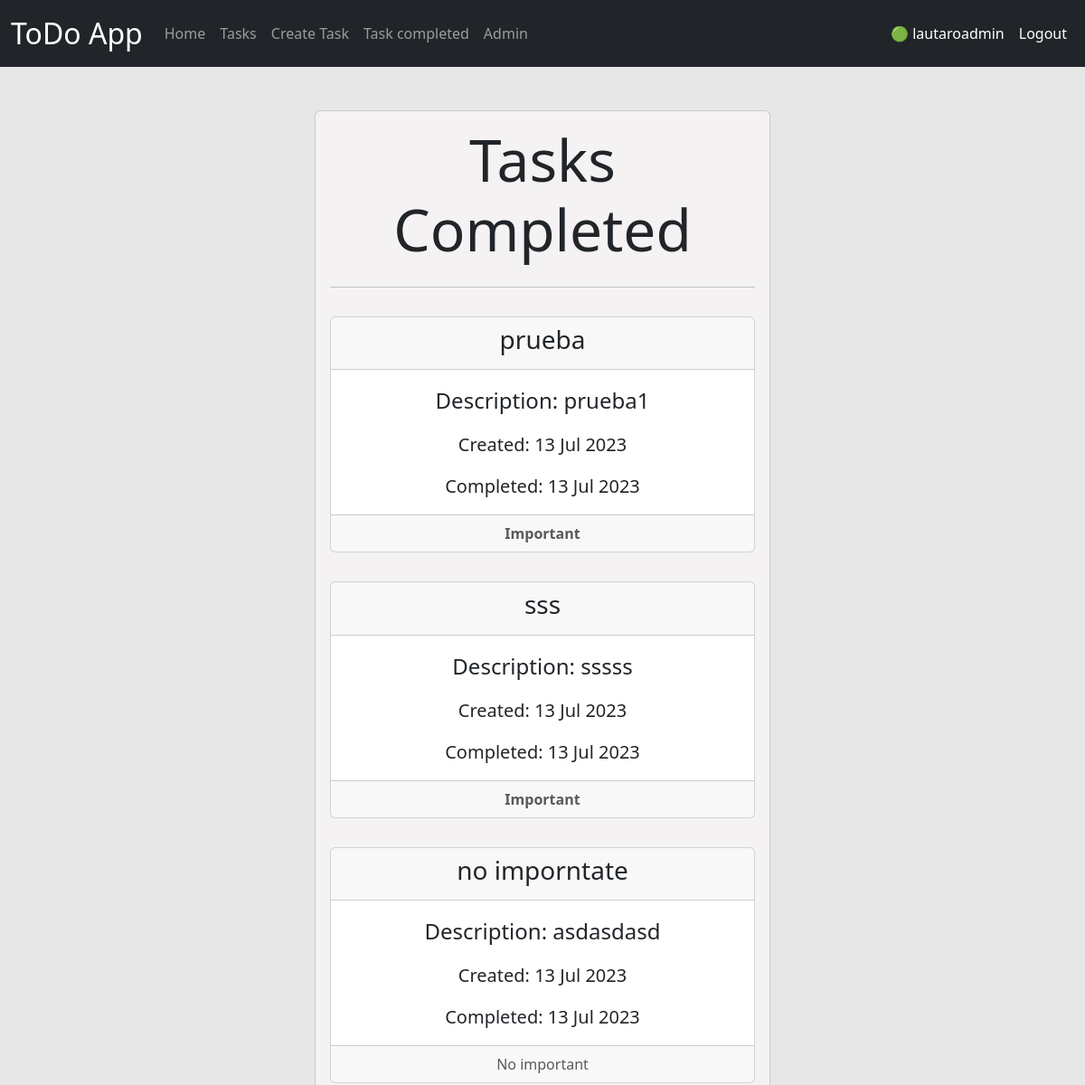
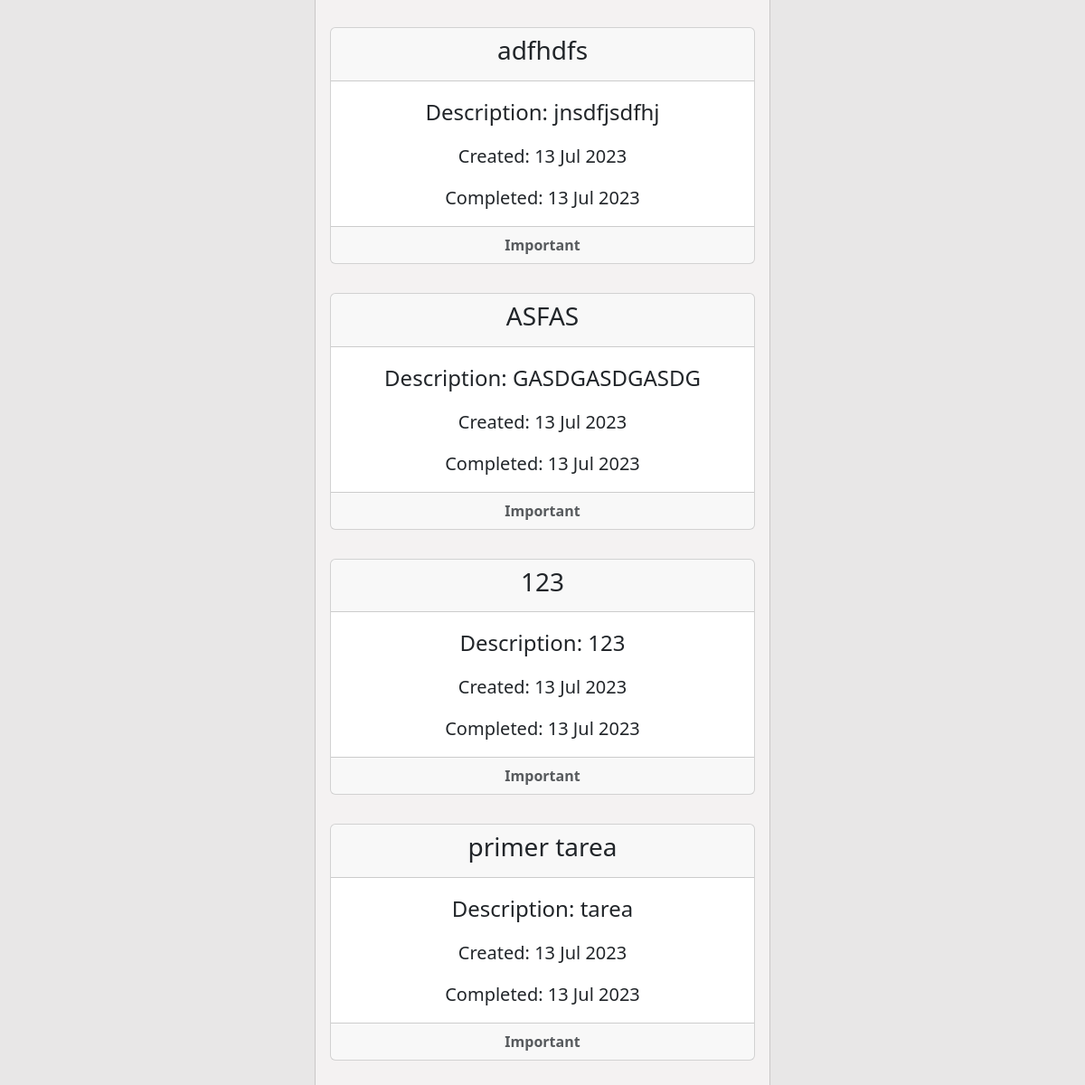
Page /tasks_completed/ (signed in) on the committed database (2 pictures, top to bottom).
### tasks/models.py (models this page shows, shortened)
class Task(models.Model):
    title = models.CharField(max_length=100)
    description = models.TextField(blank=True, max_length=300)
    date_created = models.DateTimeField(auto_now_add=True)
    date_completed = models.DateTimeField(null=True, blank=True)
    important = models.BooleanField(default=False)
    user = models.ForeignKey(User, on_delete=models.CASCADE)

### tasks/views.py (the view)
# urls.py: path('tasks_completed/', views.tasks_completed, name="tasks_completed"),
@login_required
def tasks_completed(request):
    tasks = Task.objects.filter(user=request.user, date_completed__isnull=False).order_by('-date_completed')
    title_parameter = False
    return render(request, 'tasks.html', {
        'tasks': tasks,
        'title_parameter': title_parameter,
    })

### tasks/templates/tasks.html
{% extends 'base.html' %}
{% block content %}
<main class="container p-5 col-md-6">
    <section class="card card-body background_2">
        {% if title_parameter is False %}
            <h1 class="display-3 text-center">Tasks Completed</h1>
            <hr>
        {% else %}
            <h1 class="display-3 text-center">Tasks Pending</h1>
            <hr>
        {% endif %}
        {% for task in tasks %}
            <div class="card text-center my-3">
                <div class="card-header">
                    <h3> {{ task.title }} </h3>
                </div>
                <div class="card-body">
                    <p class="card-text fs-4"> Description: {{ task.description }} </p>
                    <p class="card-text fs-5">Created: {{ task.date_created|date:'j M Y' }}</p>
                    {% if task.date_completed is not null %}
                        <p class="card-text fs-5">Completed: {{ task.date_completed|date:'j M Y' }}</p>
                    {% else %}
                        <a href="{% url 'task_detail' task.id %}" class="btn btn-primary">
                            View details
                        </a>
                    {% endif %}
                </div>
                {% if task.important == True %}
                    <div class="card-footer text-body-secondary">
                        <strong> Important </strong>
                    </div>
                {% else %}
                    <div class="card-footer text-body-secondary">
                        <span> No important </span>
                    </div>
                {% endif %}
            </div>
        {% endfor %}
    </section>
</main>
{% endblock %}

### tasks/templates/base.html (shortened to what this page needs)
<!DOCTYPE html>
<html lang="en">
    <head>
        <link href="https://cdn.jsdelivr.net/npm/bootstrap@5.3.0/dist/css/bootstrap.min.css" rel="stylesheet"
>
    </head>
    <body class="background">
        <nav class="navbar navbar-expand-lg bg-dark navbar-dark">
            <div class="container-fluid text-light">
                <a class="navbar-brand fs-2" href="#">ToDo App</a>
                <div class="collapse navbar-collapse" id="navbarNav">
                    <ul class="navbar-nav me-auto">
                        {% if user.is_authenticated %}
                            <li class="nav-item">
                                <a class="nav-link" href="{% url 'home' %}">Home</a>
                            </li>
                            <li class="nav-item">
                                <a class="nav-link" href="{% url 'tasks' %}">Tasks</a>
                            </li>
                            <li class="nav-item">
                                <a class="nav-link" href="{% url 'create_task' %}">Create Task</a>
                            </li>
                            <li class="nav-item">
                                <a class="nav-link" href="{% url 'tasks_completed' %}">Task completed</a>
                            </li>
                        {% endif %}
                        {% if user.is_superuser %}
                            <li class="nav-item">
                                <a class="nav-link" href="/admin">Admin</a>
                            </li>
                        {% endif %}
                    </ul>
                    <ul class="navbar-nav ms-auto">
                        {% if user.is_authenticated %}
                            <li class="nav-item">
                                <span class="nav-link active">🟢 {{ user }}</span>
                            </li>
                            <li class="nav-item">
                                <a class="nav-link active" href="{% url 'logout' %}">Logout</a>
                            </li>
                        {% endif %}
                    </ul>
                </div>
            </div>
        </nav>
        {% block content %}
        {% endblock %}
    </body>
</html>

### tasks/templates/base.html (style rules this page uses)
.background { background-color: #e2e0e0c2; }
.background_2 { background-color: #f5f3f3f3; }

### rows in the picture
Task: title "prueba", description "prueba1", date_created "13 Jul 2023", date_completed "13 Jul 2023", important "Important"
Task: title "sss", description "sssss", date_created "13 Jul 2023", date_completed "13 Jul 2023", important "Important"
Task: title "no imporntate", description "asdasdasd", date_created "13 Jul 2023", date_completed "13 Jul 2023", important "No important"
Task: title "adfhdfs", description "jnsdfjsdfhj", date_created "13 Jul 2023", date_completed "13 Jul 2023", important "Important"
Task: title "ASFAS", description "GASDGASDGASDG", date_created "13 Jul 2023", date_completed "13 Jul 2023", important "Important"
Task: title "123", description "123", date_created "13 Jul 2023", date_completed "13 Jul 2023", important "Important"
Task: title "primer tarea", description "tarea", date_created "13 Jul 2023", date_completed "13 Jul 2023", important "Important"

### other values in the picture
{{ user }} "lautaroadmin"
